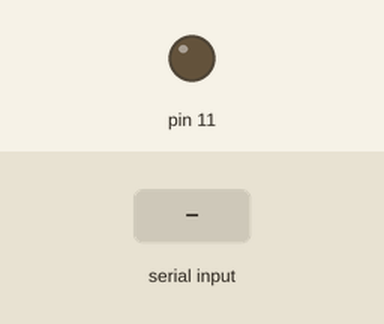
Recording of a sketch running on a simulated Arduino Uno, built with avr-gcc and run on an emulated ATmega328P. Shown: output pins drawn as LEDs (lit = HIGH). Dashed ring = blinking. The test bench sets the inputs (shaded band).

Above: at 1.2 s.
1.3 s: "2" received over the second serial link
At 1.55 s:
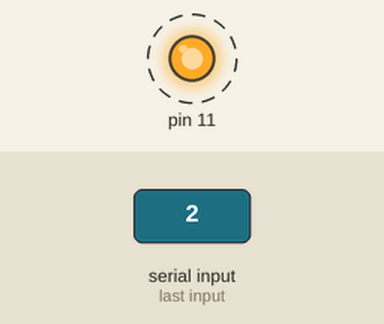
3.1 s: "H" received over the second serial link
At 3.9 s:
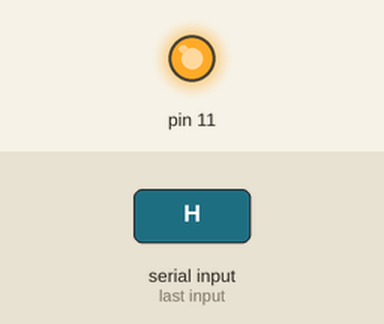
4.6 s: "L" received over the second serial link
At 5.0 s:
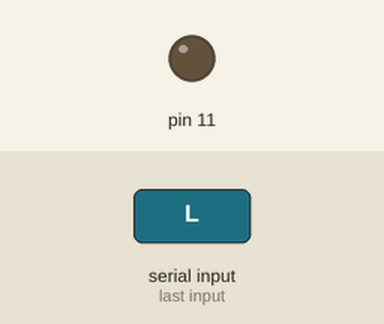
Timing chart, 0 to 7.6 s (numbered marks = the images above; inputs shaded):
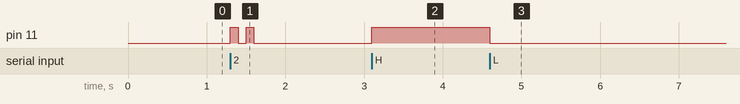

The sketch:

sketch_mar14a.ino
```cpp
#include <SoftwareSerial.h>

SoftwareSerial bluetooth(3, 2);

void setup() {
  pinMode(11, OUTPUT);
  Serial.begin(9600);
  bluetooth.begin(9600);
}

void loop() {
  if (bluetooth.available()) {
    char t = bluetooth.read();
    if (t=='H') digitalWrite(11, 1);
    if (t=='L') digitalWrite(11, 0);
    if (t=='1') {
      digitalWrite(11, 1);
      delay(100);
      digitalWrite(11, 0);
      delay(100);
    }
    if (t=='2') {
      digitalWrite(11, 1);
      delay(100);
      digitalWrite(11, 0);
      delay(100);
      digitalWrite(11, 1);
      delay(100);
      digitalWrite(11, 0);
      delay(100);
    }
    if (t=='3') {
      digitalWrite(11, 1);
      delay(100);
      digitalWrite(11, 0);
      delay(100);
      digitalWrite(11, 1);
      delay(100);
      digitalWrite(11, 0);
      delay(100);
      digitalWrite(11, 1);
      delay(100);
      digitalWrite(11, 0);
      delay(100);
    }
  }
}
```

Measured:
- after the input at 1.3 s, pin 11: alternates HIGH for 0.10 s and LOW for 0.10 s, 4 changes in all, then stays LOW, starting at once
- after the input at 3.1 s, pin 11: LOW → HIGH at once
- after the input at 4.6 s, pin 11: HIGH → LOW at once
